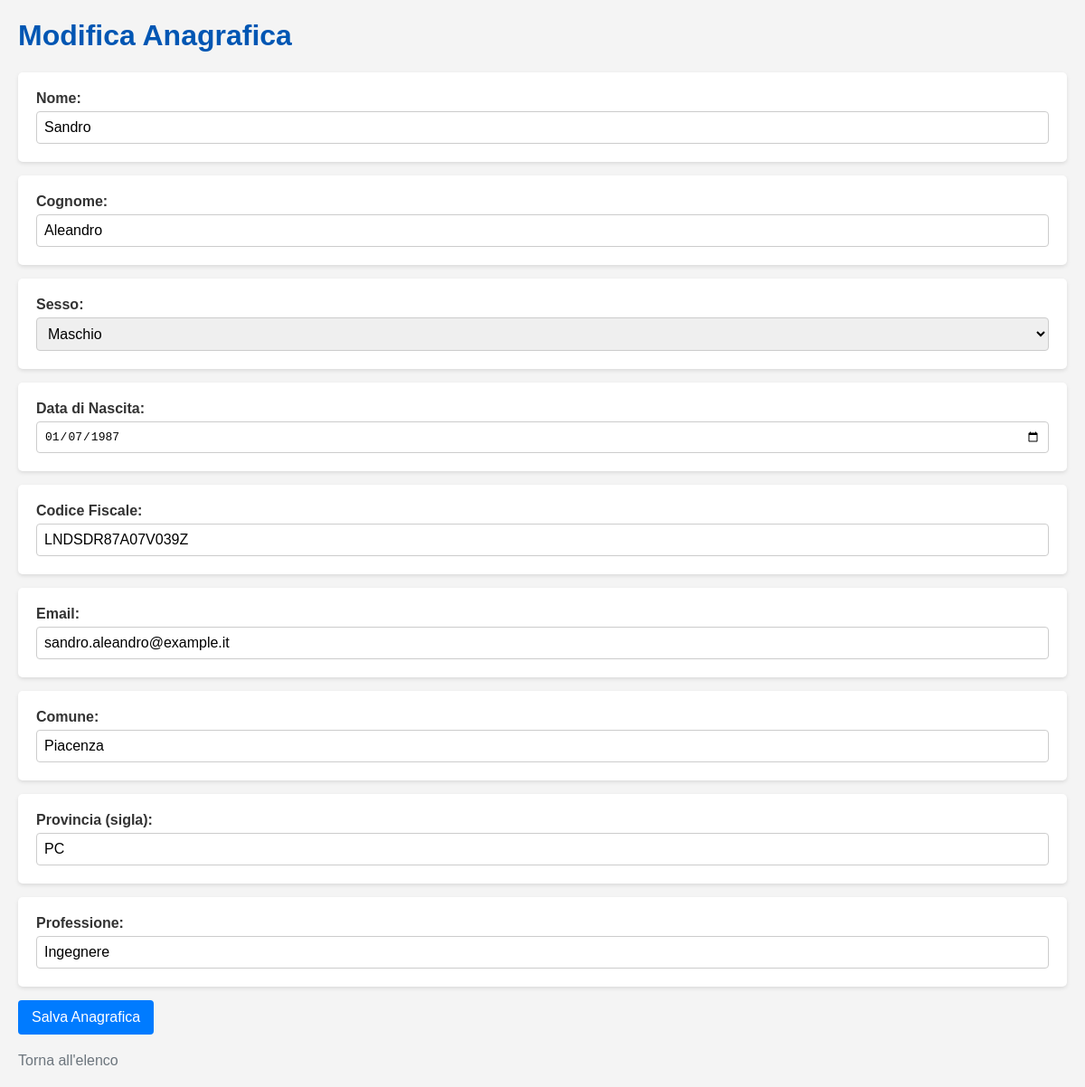
Screenshot of /form.php?id=39 with the database file from the repository.
### tables this page shows
CREATE TABLE IF NOT EXISTS `anagrafiche` (
  `id` INT AUTO_INCREMENT PRIMARY KEY,
  `nome` VARCHAR(100) NOT NULL,
  `cognome` VARCHAR(100) NOT NULL,
  `sesso` VARCHAR(10) DEFAULT NULL,
  `data_nascita` DATE DEFAULT NULL,
  `codice_fiscale` VARCHAR(16) DEFAULT NULL,
  `email` VARCHAR(255) DEFAULT NULL,
  `comune` VARCHAR(255) DEFAULT NULL,
  `provincia` VARCHAR(2) DEFAULT NULL,
  `professione` VARCHAR(255) DEFAULT NULL,
  UNIQUE KEY `idx_codice_fiscale_unique` (`codice_fiscale`)  
);

### form.php (the view, shortened to what this page needs)
<?php
require_once 'db_connection.php';
$anagrafica = [
    'id' => null,
    'nome' => '',
    'cognome' => '',
    'sesso' => '',
    'data_nascita' => '',
    'codice_fiscale' => '',
    'email' => '',
    'comune' => '',
    'provincia' => '',
    'professione' => ''
];
$page_title = 'Aggiungi Nuova Anagrafica';
if (isset($_GET['id']) && !empty($_GET['id'])) {
    $id_anagrafica = filter_input(INPUT_GET, 'id', FILTER_VALIDATE_INT);
    if ($id_anagrafica) {
        try {
            $sql = "SELECT * FROM anagrafiche WHERE id = :id";
            $stmt = $pdo->prepare($sql);
            $stmt->bindParam(':id', $id_anagrafica, PDO::PARAM_INT);
            $stmt->execute();
            $anagrafica_db = $stmt->fetch();
            if ($anagrafica_db) {
                $anagrafica = $anagrafica_db;
                $page_title = 'Modifica Anagrafica';
            } else {
                die("Anagrafica non trovata.");
            }
        } catch (\PDOException $e) {
            die("Errore durante il recupero dell'anagrafica: " . $e->getMessage());
        }
    } else {
         die("ID anagrafica non valido.");
    }
}
?>
<!DOCTYPE html>
<html lang="it">
<head>
    <link rel="stylesheet" href="style.css">
</head>
<body>
    <h1><?php echo $page_title; ?></h1>
    <form action="save.php" method="post">
        <div class="form-group">
            <label for="nome">Nome:</label>
            <input type="text" id="nome" name="nome" value="<?php echo htmlspecialchars($anagrafica['nome']); ?>" required>
        </div>
        <div class="form-group">
            <label for="cognome">Cognome:</label>
            <input type="text" id="cognome" name="cognome" value="<?php echo htmlspecialchars($anagrafica['cognome']); ?>" required>
        </div>
        <div class="form-group">
            <label for="sesso">Sesso:</label>
            <select id="sesso" name="sesso">
                <option value="Maschio" <?php echo ($anagrafica['sesso'] === 'Maschio') ? 'selected' : ''; ?>>Maschio</option>
            </select>
        </div>
        <div class="form-group">
            <label for="data_nascita">Data di Nascita:</label>
            <input type="date" id="data_nascita" name="data_nascita" value="<?php echo htmlspecialchars($anagrafica['data_nascita']); ?>">
        </div>
        <div class="form-group">
            <label for="codice_fiscale">Codice Fiscale:</label>
            <input type="text" id="codice_fiscale" name="codice_fiscale" value="<?php echo htmlspecialchars($anagrafica['codice_fiscale']); ?>" pattern="[A-Za-z]{6}[0-9]{2}[A-Za-z]{1}[0-9]{2}[A-Za-z]{1}[0-9]{3}[A-Za-z]{1}" title="Inserisci un codice fiscale valido (es. RSSMRA80A01H501A)">
        </div>
        <div class="form-group">
            <label for="email">Email:</label>
            <input type="text" id="email" name="email" value="<?php echo htmlspecialchars($anagrafica['email']); ?>">
        </div>
        <div class="form-group">
            <label for="comune">Comune:</label>
            <input type="text" id="comune" name="comune" value="<?php echo htmlspecialchars($anagrafica['comune']); ?>">
        </div>
        <div class="form-group">
            <label for="provincia">Provincia (sigla):</label>
            <input type="text" id="provincia" name="provincia" value="<?php echo htmlspecialchars($anagrafica['provincia']); ?>" maxlength="2" pattern="[A-Za-z]{2}">
        </div>
        <div class="form-group">
            <label for="professione">Professione:</label>
            <input type="text" id="professione" name="professione" value="<?php echo htmlspecialchars($anagrafica['professione']); ?>">
        </div>
        <button type="submit">Salva Anagrafica</button>
    </form>
    <a href="index.php" class="back-link">Torna all'elenco</a>
</body>
</html>

### style.css (style rules this page uses)
body { font-family: 'Segoe UI', Tahoma, Geneva, Verdana, sans-serif; margin: 20px; background-color: #f4f4f4; color: #333; }
h1 { color: #0056b3; }
a { text-decoration: none; color: #007bff; }
.add-button, button[type="submit"] { display: inline-block; padding: 10px 15px; color: white; border: none; border-radius: 4px; cursor: pointer; font-size: 1em; text-align: center; }
button[type="submit"] { background-color: #007bff; }
.form-group { margin-bottom: 15px; background-color: #fff; padding: 20px; border-radius: 5px; box-shadow: 0 2px 4px rgba(0, 0, 0, 0.1); }
label { display: block; margin-bottom: 8px; font-weight: bold; }
input[type="text"], input[type="date"], select { width: 100%; padding: 10px; border: 1px solid #ccc; border-radius: 4px; box-sizing: border-box; font-size: 1em; }
.back-link { display: inline-block; margin-top: 20px; color: #6c757d; }

### form.php (style rules this page uses)
body { font-family: sans-serif; margin: 20px; }
.form-group { margin-bottom: 15px; }
label { display: block; margin-bottom: 5px; font-weight: bold; }
input[type="text"], input[type="date"], select { width: 100%; padding: 8px; border: 1px solid #ccc; border-radius: 4px; box-sizing: border-box; }
button { padding: 10px 15px; background-color: #007bff; color: white; border: none; border-radius: 4px; cursor: pointer; }
.back-link { display: block; margin-top: 20px; }

### rows the page displays
anagrafiche: nome "Sandro", cognome "Aleandro", sesso "Maschio", data_nascita "01/07/1987", codice_fiscale "LNDSDR87A07V039Z", email "sandro.aleandro@example.it", comune "Piacenza", provincia "PC", professione "Ingegnere"

### other values shown
$page_title "Modifica Anagrafica"
